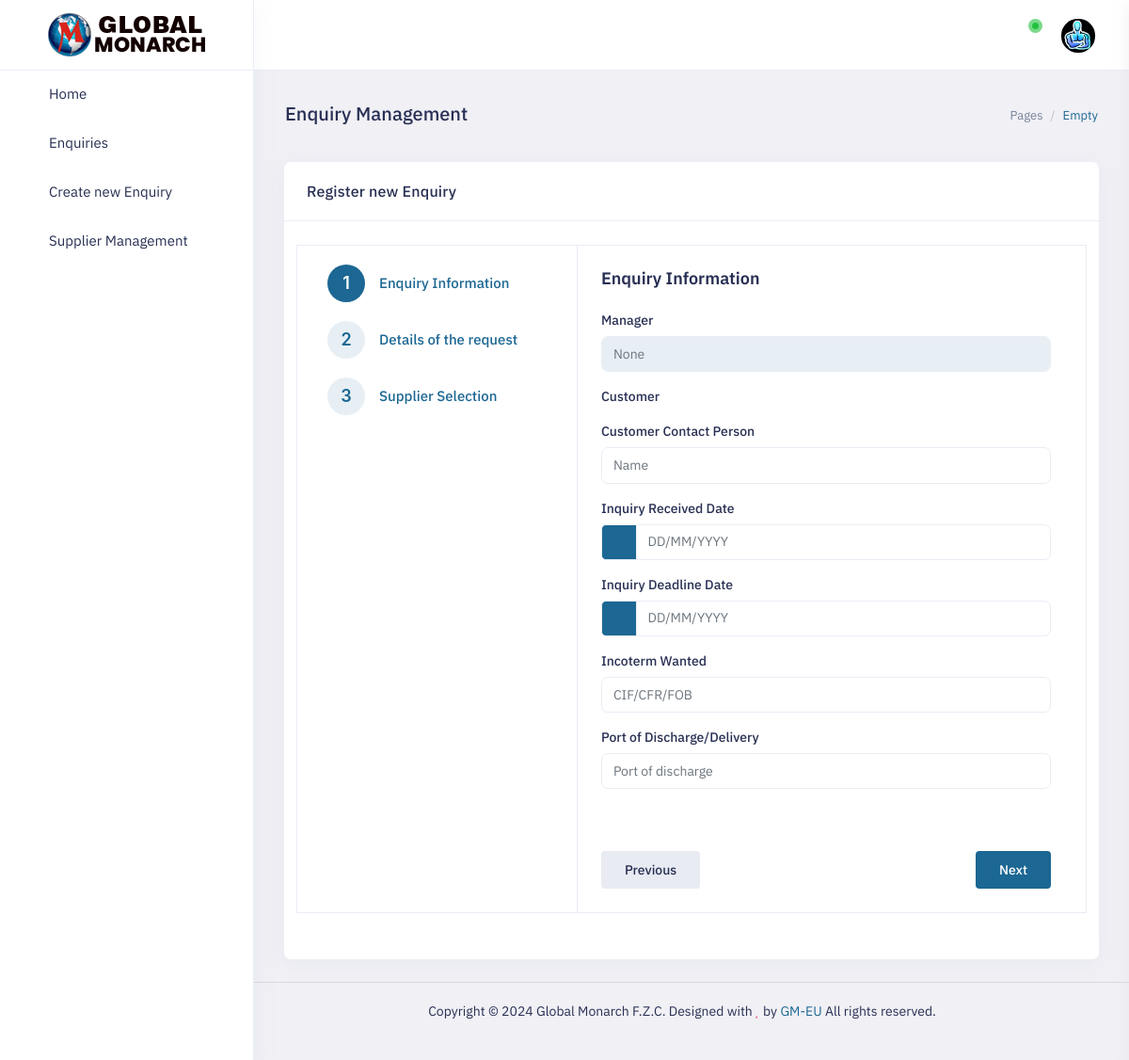
Page / (signed in) on the earlier database version.
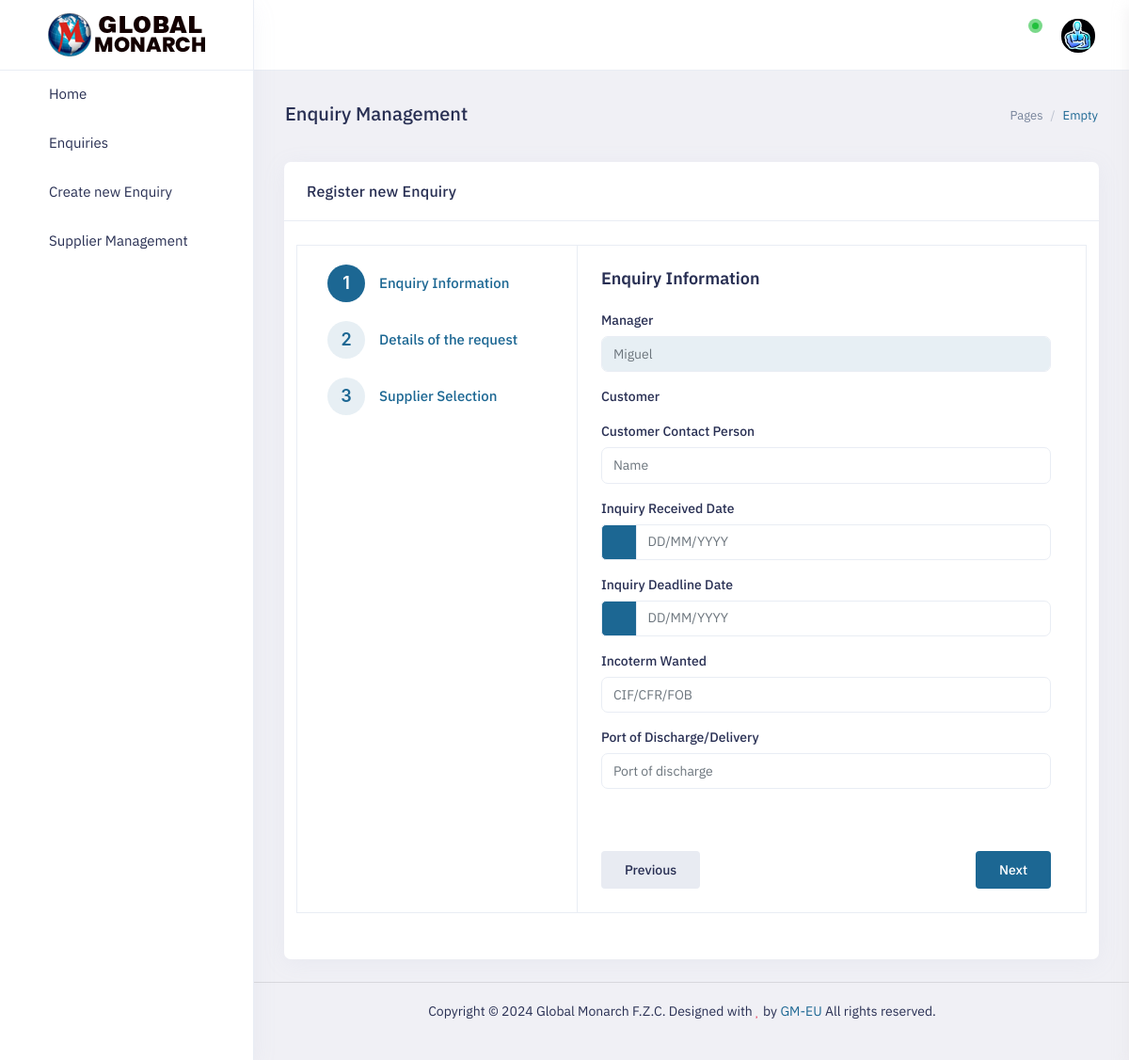
Same page on the later database version.
### app/models.py (models this page shows)
class Manager(models.Model):
    user = models.OneToOneField(User, on_delete=models.CASCADE,default=1)
    divisions = models.ManyToManyField(Division, related_name='managers')
    name = models.TextField(blank=True, null=True)
    title = models.TextField(blank=True, null=True)
    division = models.TextField(blank=True, null=True)
    access_token = models.TextField(blank=True, null=True)
    refresh_token = models.TextField(blank=True, null=True)
    expiry_token = models.DateTimeField(blank=True, null=True)

### app/views.py (the view)
# urls.py: path('',views.index, name='index'),
def index(request):
    clients = Client.objects.all().order_by('name').values_list('name', flat=True)
    products = Product.objects.all().order_by('name').values_list('name', flat=True)
    suppliers = Supplier.objects.all().order_by('name').values_list('name', flat=True)
    manager = Manager.objects.filter(user=request.user).first()
    context = {
        'manager' : manager,
        'clients': list(clients),
        'products': list(products),
        'suppliers': list(suppliers)
    }
    print(manager)
    return render(request, 'app/new_enquiry.html', context)

### app/templates/app/new_enquiry.html (shortened to what the changed rows need)
<!doctype html>
<html lang="en" dir="ltr" style="--primary-rgb: 28,103,147;">
<head>
    {% load static %}
    <link id="style" href=" {% static '/assets/plugins/bootstrap/css/bootstrap.min.css' %} " rel="stylesheet">
     <link href=" {% static '/assets/css/style.css' %} " rel="stylesheet">
    <link href=" {% static '/assets/css/plugins.css' %} " rel="stylesheet">
    <link href="https://cdnjs.cloudflare.com/ajax/libs/toastr.js/latest/toastr.min.css" rel="stylesheet"/>
    <link href=" {% static '/assets/css/icons.css' %} " rel="stylesheet">
    <link href=" {% static '/assets/switcher/css/switcher.css' %} " rel="stylesheet">
    <link href=" {% static '/assets/switcher/demo.css' %} " rel="stylesheet">
</head>
<body class="app sidebar-mini ltr light-mode">
    <div class="page">
        <div class="page-main">
            <div class="main-content app-content mt-0">
                <div class="side-app">
                    <div class="main-container container-fluid">
                        <div class="page-header">
                            <h1 class="page-title">Enquiry Management</h1>
                        </div>
                        <div class="row ">
                            <div class="col-md-12">
                                <div class="card">
                                    <div class="card-body">
                                        <div class="row mb-5">
                                        <div id="wizard3" role="application" class="wizard clearfix vertical"><div class="content clearfix">
                                            <section id="wizard3-p-0" role="tabpanel" aria-labelledby="wizard3-h-0" class="body current" aria-hidden="false" style="">
                                                <div class="control-group form-group">
                                                    <label class="form-label">Manager</label>
                                                    <input type="text" class="form-control required" placeholder="{{ manager.name }}" id = "managerName" readonly>
                                                </div>
                                            </section>
                                        </div></div>
                                    </div>
                                </div>
                            </div>
                            </div>
                        </div>
                    </div>
                </div>
            </div>
        </div>
    </div>
</body>
</html>

Differences in the rows shown:
changed Manager: name "None" → "Miguel"
